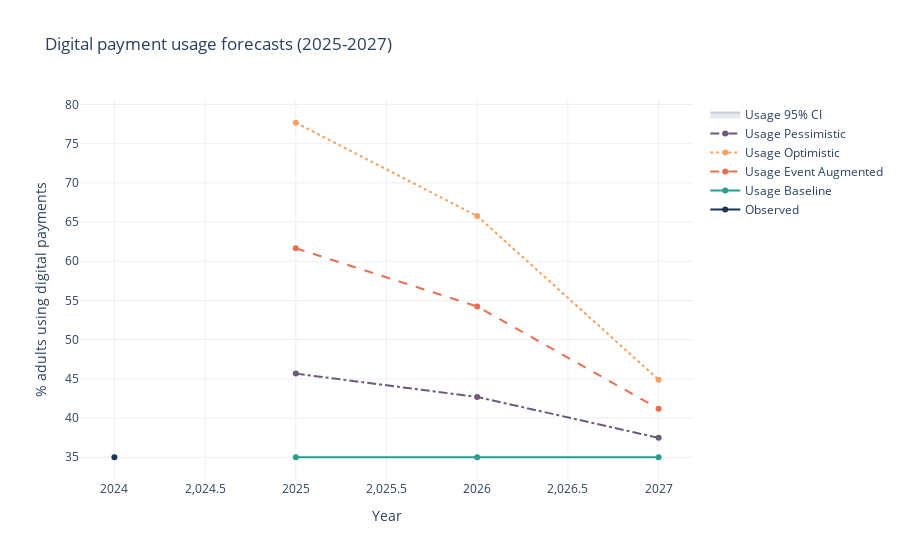

Here is the notebook cell this chart was saved with:
### Markdown cell above
### 5.5 Usage scenario plot

### Code cell
usage_history = usage_data[["year", "value_numeric"]]
fig_usage = go.Figure()
fig_usage.add_trace(
    go.Scatter(
        x=usage_history["year"],
        y=usage_history["value_numeric"],
        mode="lines+markers",
        name="Observed",
        line=dict(color="#1d3557"),
    )
)

for scenario_name, style in scenario_styles.items():
    subset = (
        usage_scenarios_long.loc[usage_scenarios_long["scenario"] == scenario_name]
        .sort_values("year")
    )
    fig_usage.add_trace(
        go.Scatter(
            x=subset["year"],
            y=subset["forecast_pp"],
            mode="lines+markers",
            name=f"Usage {scenario_name.replace('_', ' ').title()}" ,
            line=style,
        )
    )

fig_usage.add_trace(
    go.Scatter(
        x=usage_forecast_enriched["year"],
        y=usage_forecast_enriched["ci_upper"],
        mode="lines",
        line=dict(color="rgba(29, 53, 87, 0.2)"),
        name="Usage 95% CI",
        showlegend=False,
    )
)
fig_usage.add_trace(
    go.Scatter(
        x=usage_forecast_enriched["year"],
        y=usage_forecast_enriched["ci_lower"],
        mode="lines",
        line=dict(color="rgba(29, 53, 87, 0.2)"),
        fill="tonexty",
        fillcolor="rgba(29, 53, 87, 0.1)",
        name="Usage 95% CI",
    )
)

fig_usage.update_layout(
    title="Digital payment usage forecasts (2025-2027)",
    xaxis_title="Year",
    yaxis_title="% adults using digital payments",
    hovermode="x unified",
    template="plotly_white",
)
fig_usage

### Figure 1 — Plotly figure (JSON) as saved in the notebook; plotly's stock layout.template omitted (floating-point values rounded to 4 significant figures)
{"data": [{"line": {"color": "#1d3557"}, "mode": "lines+markers", "name": "Observed", "type": "scatter", "x": [2024], "y": [35.0]}, {"line": {"color": "#2a9d8f", "dash": "solid"}, "mode": "lines+markers", "name": "Usage Baseline", "type": "scatter", "x": [2025, 2026, 2027], "y": [35.0, 35.0, 35.0]}, {"line": {"color": "#e76f51", "dash": "dash"}, "mode": "lines+markers", "name": "Usage Event Augmented", "type": "scatter", "x": [2025, 2026, 2027], "y": [61.67, 54.23, 41.19]}, {"line": {"color": "#f4a261", "dash": "dot"}, "mode": "lines+markers", "name": "Usage Optimistic", "type": "scatter", "x": [2025, 2026, 2027], "y": [77.67, 65.77, 44.9]}, {"line": {"color": "#6d597a", "dash": "dashdot"}, "mode": "lines+markers", "name": "Usage Pessimistic", "type": "scatter", "x": [2025, 2026, 2027], "y": [45.67, 42.69, 37.47]}, {"line": {"color": "rgba(29, 53, 87, 0.2)"}, "mode": "lines", "name": "Usage 95% CI", "showlegend": false, "type": "scatter", "x": [2025, 2026, 2027], "y": [NaN, NaN, NaN]}, {"fill": "tonexty", "fillcolor": "rgba(29, 53, 87, 0.1)", "line": {"color": "rgba(29, 53, 87, 0.2)"}, "mode": "lines", "name": "Usage 95% CI", "type": "scatter", "x": [2025, 2026, 2027], "y": [NaN, NaN, NaN]}], "layout": {"hovermode": "x unified", "title": {"text": "Digital payment usage forecasts (2025-2027)"}, "xaxis": {"title": {"text": "Year"}}, "yaxis": {"title": {"text": "% adults using digital payments"}}}}
